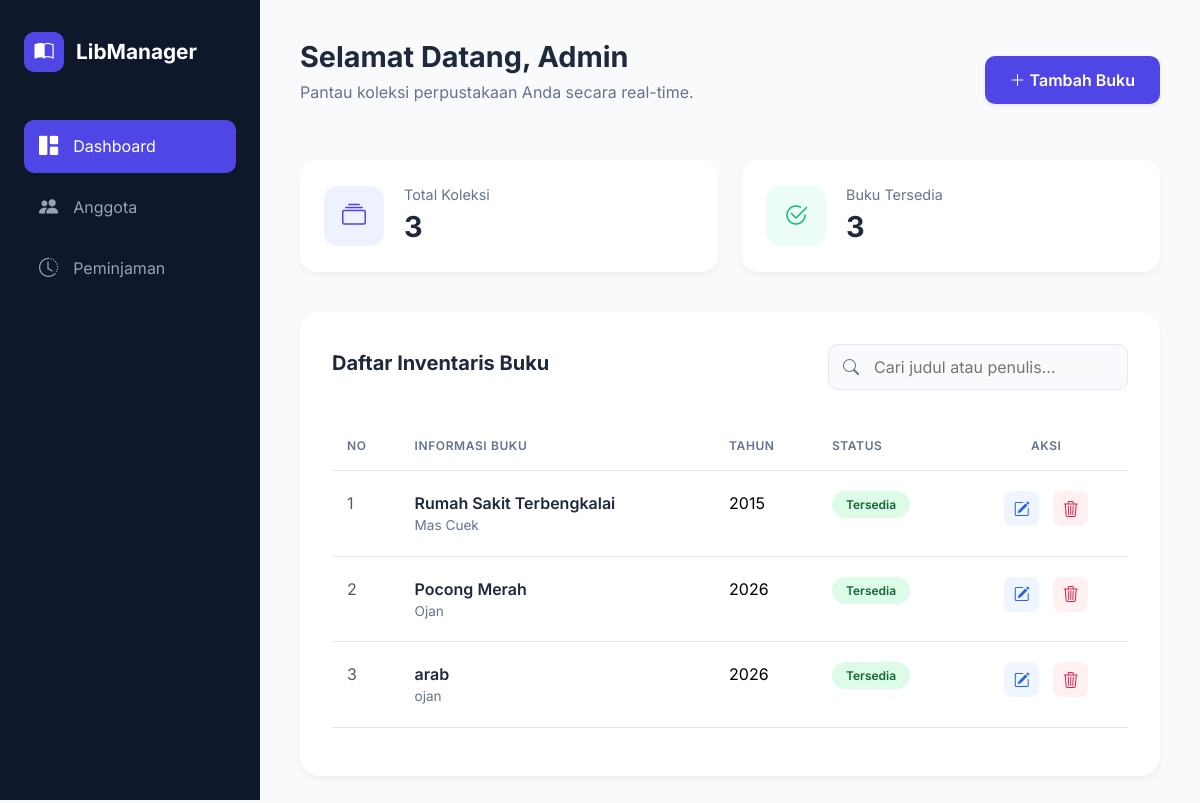
The page / on the database its author committed.
### tables this page shows
CREATE TABLE `tb_buku` (
  `id` int(11) NOT NULL,
  `judul` varchar(255) NOT NULL,
  `penulis` varchar(255) NOT NULL,
  `tahun` int(11) DEFAULT NULL,
  `status` enum('tersedia','dipinjam') DEFAULT 'tersedia'
);

### index.php (the view, shortened to what this page needs)
<?php
include 'koneksi.php';
$cari = isset($_GET['cari']) ? mysqli_real_escape_string($conn, $_GET['cari']) : '';
$query_sql = "SELECT * FROM tb_buku WHERE judul LIKE '%$cari%' OR penulis LIKE '%$cari%' ORDER BY id DESC";
$query = mysqli_query($conn, $query_sql);
$total = mysqli_fetch_assoc(mysqli_query($conn, "SELECT COUNT(*) as total FROM tb_buku"))['total'];
$tersedia = mysqli_fetch_assoc(mysqli_query($conn, "SELECT COUNT(*) as tot FROM tb_buku WHERE status='tersedia'"))['tot'];
?>
<!DOCTYPE html>
<html lang="id">
<head>
    <link rel="stylesheet" href="https://cdn.jsdelivr.net/npm/bootstrap-icons@1.11.0/font/bootstrap-icons.css">
    <link href="https://cdn.jsdelivr.net/npm/bootstrap@5.3.2/dist/css/bootstrap.min.css" rel="stylesheet">
    <link rel="stylesheet" href="style.css">
</head>
<body>
<div class="app-container">
    <aside class="sidebar">
        <div class="sidebar-header">
            <div class="logo-icon"><i class="bi bi-book-half"></i></div>
            <span class="logo-text">LibManager</span>
        </div>
        <nav class="sidebar-nav">
            <a href="index.php" class="nav-item <?= (basename($_SERVER['PHP_SELF']) == 'index.php') ? 'active' : '' ?>">
                <i class="bi bi-grid-1x2-fill"></i> <span>Dashboard</span>
            </a>
            <a href="anggota.php" class="nav-item <?= (basename($_SERVER['PHP_SELF']) == 'anggota.php') ? 'active' : '' ?>">
                <i class="bi bi-people-fill"></i> <span>Anggota</span>
            </a>
            <a href="peminjaman.php" class="nav-item <?= (basename($_SERVER['PHP_SELF']) == 'peminjaman.php') ? 'active' : '' ?>">
                <i class="bi bi-clock-history"></i> <span>Peminjaman</span>
            </a>
        </nav>
    </aside>
    <main class="main-content">
        <header class="top-header">
            <div class="header-info">
                <h1>Selamat Datang, Admin</h1>
                <p>Pantau koleksi perpustakaan Anda secara real-time.</p>
            </div>
            <div class="header-actions">
                <a href="tambah.php" class="btn btn-indigo shadow-sm">
                    <i class="bi bi-plus-lg"></i> Tambah Buku
                </a>
            </div>
        </header>
        <section class="stats-grid">
            <div class="stat-card">
                <div class="stat-icon indigo"><i class="bi bi-collection"></i></div>
                <div class="stat-data">
                    <span class="stat-label">Total Koleksi</span>
                    <span class="stat-value"><?= $total ?></span>
                </div>
            </div>
            <div class="stat-card">
                <div class="stat-icon emerald"><i class="bi bi-check2-circle"></i></div>
                <div class="stat-data">
                    <span class="stat-label">Buku Tersedia</span>
                    <span class="stat-value"><?= $tersedia ?></span>
                </div>
            </div>
        </section>
        <section class="content-section">
            <div class="data-card">
                <div class="card-header-flex">
                    <h3>Daftar Inventaris Buku</h3>
                    <form action="" method="GET" class="search-form">
                        <i class="bi bi-search"></i>
                        <input type="text" name="cari" placeholder="Cari judul atau penulis..." value="<?= htmlspecialchars($cari) ?>">
                    </form>
                </div>
                <div class="table-responsive">
                    <table class="table custom-table">
                        <thead>
                            <tr>
                                <th>NO</th><th>INFORMASI BUKU</th><th>TAHUN</th><th>STATUS</th><th class="text-center">AKSI</th>
                            </tr>
                        </thead>
                        <tbody>
                            <?php
                            $no = 1;
                            if(mysqli_num_rows($query) > 0) {
                                while($row = mysqli_fetch_assoc($query)) { ?>
                                <tr>
                                    <td class="text-muted"><?= $no++ ?></td>
                                    <td>
                                        <div class="buku-info">
                                            <span class="judul-buku"><?= $row['judul'] ?></span>
                                            <span class="penulis-buku"><?= $row['penulis'] ?></span>
                                        </div>
                                    </td>
                                    <td><?= $row['tahun'] ?></td>
                                    <td>
                                        <span class="badge-status <?= ($row['status'] == 'tersedia') ? 'is-available' : 'is-borrowed' ?>">
                                            <?= ucfirst($row['status']) ?>
                                        </span>
                                    </td>
                                    <td class="text-center">
                                        <div class="action-btns">
                                            <a href="edit.php?id=<?= $row['id'] ?>" class="btn-icon edit" title="Edit"><i class="bi bi-pencil-square"></i></a>
                                            <a href="hapus.php?id=<?= $row['id'] ?>" class="btn-icon delete" title="Hapus" onclick="return confirm('Hapus buku ini?')"><i class="bi bi-trash3"></i></a>
                                        </div>
                                    </td>
                                </tr>
                            <?php }
                            } else { ?>
                                <tr><td colspan="5" class="text-center py-5 text-muted">Data tidak ditemukan.</td></tr>
                            <?php } ?>
                        </tbody>
                    </table>
                </div>
            </div>
        </section>
    </main>
</div>
</body>
</html>

### rows shown on the page
tb_buku: judul "Rumah Sakit Terbengkalai", penulis "Mas Cuek", tahun "2015", status "Tersedia"
tb_buku: judul "Pocong Merah", penulis "Ojan", tahun "2026", status "Tersedia"
tb_buku: judul "arab", penulis "ojan", tahun "2026", status "Tersedia"

### other values the page prints
$total "3"
$tersedia "3"
